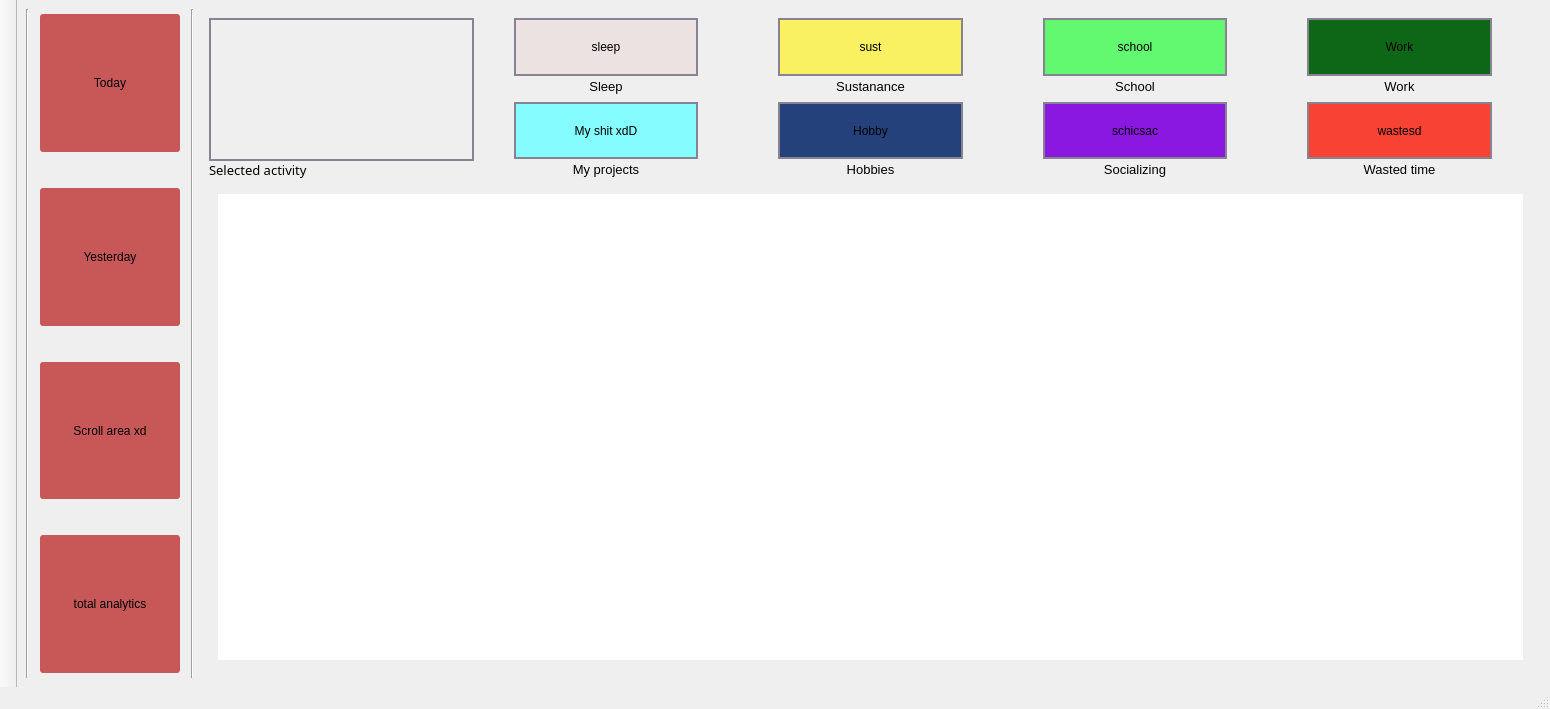
<?xml version="1.0" encoding="UTF-8"?>
<ui version="4.0">
 <class>MainWindow</class>
 <widget class="QMainWindow" name="MainWindow">
  <property name="geometry">
   <rect>
    <x>0</x>
    <y>0</y>
    <width>1550</width>
    <height>709</height>
   </rect>
  </property>
  <property name="windowTitle">
   <string>xDdD</string>
  </property>
  <property name="windowIcon">
   <iconset resource="images.qrc">
    <normaloff>:/res/checked.png</normaloff>:/res/checked.png</iconset>
  </property>
  <property name="autoFillBackground">
   <bool>false</bool>
  </property>
  <property name="styleSheet">
   <string notr="true">QGraphicsView {border:none}

QLabel {
qproperty-alignment: AlignCenter;
}</string>
  </property>
  <property name="tabShape">
   <enum>QTabWidget::Rounded</enum>
  </property>
  <widget class="QWidget" name="centralwidget">
   <layout class="QHBoxLayout" name="horizontalLayout_2">
    <item>
     <widget class="Line" name="line">
      <property name="orientation">
       <enum>Qt::Vertical</enum>
      </property>
     </widget>
    </item>
    <item>
     <layout class="QVBoxLayout" name="verticalLayout_3">
      <property name="spacing">
       <number>26</number>
      </property>
      <item>
       <widget class="QPushButton" name="today_button">
        <property name="sizePolicy">
         <sizepolicy hsizetype="Minimum" vsizetype="Preferred">
          <horstretch>0</horstretch>
          <verstretch>0</verstretch>
         </sizepolicy>
        </property>
        <property name="styleSheet">
         <string notr="true">QPushButton {background-color: rgb(200,88,88);
					    border-style:flat; border-radius:8px;
						border-width:10px;
border-color: gray}
QPushButton:hover { background-color: #C3884A }</string>
        </property>
        <property name="text">
         <string>Today</string>
        </property>
       </widget>
      </item>
      <item>
       <widget class="QPushButton" name="yesterday_button">
        <property name="sizePolicy">
         <sizepolicy hsizetype="Minimum" vsizetype="Preferred">
          <horstretch>0</horstretch>
          <verstretch>0</verstretch>
         </sizepolicy>
        </property>
        <property name="styleSheet">
         <string notr="true">QPushButton {background-color: rgb(200,88,88);
					    border-style:flat; border-radius:8px;
						border-width:10px;
border-color: gray}
QPushButton:hover { background-color: #C3884A }</string>
        </property>
        <property name="text">
         <string>Yesterday</string>
        </property>
       </widget>
      </item>
      <item>
       <widget class="QPushButton" name="scroll_button">
        <property name="sizePolicy">
         <sizepolicy hsizetype="Minimum" vsizetype="Preferred">
          <horstretch>0</horstretch>
          <verstretch>0</verstretch>
         </sizepolicy>
        </property>
        <property name="minimumSize">
         <size>
          <width>150</width>
          <height>0</height>
         </size>
        </property>
        <property name="palette">
         <palette>
          <active>
           <colorrole role="Button">
            <brush brushstyle="SolidPattern">
             <color alpha="255">
              <red>200</red>
              <green>88</green>
              <blue>88</blue>
             </color>
            </brush>
           </colorrole>
           <colorrole role="Base">
            <brush brushstyle="SolidPattern">
             <color alpha="255">
              <red>200</red>
              <green>88</green>
              <blue>88</blue>
             </color>
            </brush>
           </colorrole>
           <colorrole role="Window">
            <brush brushstyle="SolidPattern">
             <color alpha="255">
              <red>200</red>
              <green>88</green>
              <blue>88</blue>
             </color>
            </brush>
           </colorrole>
          </active>
          <inactive>
           <colorrole role="Button">
            <brush brushstyle="SolidPattern">
             <color alpha="255">
              <red>200</red>
              <green>88</green>
              <blue>88</blue>
             </color>
            </brush>
           </colorrole>
           <colorrole role="Base">
            <brush brushstyle="SolidPattern">
             <color alpha="255">
              <red>200</red>
              <green>88</green>
              <blue>88</blue>
             </color>
            </brush>
           </colorrole>
           <colorrole role="Window">
            <brush brushstyle="SolidPattern">
             <color alpha="255">
              <red>200</red>
              <green>88</green>
              <blue>88</blue>
             </color>
            </brush>
           </colorrole>
          </inactive>
          <disabled>
           <colorrole role="Button">
            <brush brushstyle="SolidPattern">
             <color alpha="255">
              <red>200</red>
              <green>88</green>
              <blue>88</blue>
             </color>
            </brush>
           </colorrole>
           <colorrole role="Base">
            <brush brushstyle="SolidPattern">
             <color alpha="255">
              <red>200</red>
              <green>88</green>
              <blue>88</blue>
             </color>
            </brush>
           </colorrole>
           <colorrole role="Window">
            <brush brushstyle="SolidPattern">
             <color alpha="255">
              <red>200</red>
              <green>88</green>
              <blue>88</blue>
             </color>
            </brush>
           </colorrole>
          </disabled>
         </palette>
        </property>
        <property name="styleSheet">
         <string notr="true">QPushButton {background-color: rgb(200,88,88);
					    border-style:flat; border-radius:8px;
						border-width:10px;
border-color: gray}
QPushButton:hover { background-color: #C3884A }</string>
        </property>
        <property name="text">
         <string>Scroll area xd</string>
        </property>
       </widget>
      </item>
      <item>
       <widget class="QPushButton" name="tot_anal_button">
        <property name="sizePolicy">
         <sizepolicy hsizetype="Minimum" vsizetype="Preferred">
          <horstretch>0</horstretch>
          <verstretch>0</verstretch>
         </sizepolicy>
        </property>
        <property name="styleSheet">
         <string notr="true">QPushButton {background-color: rgb(200,88,88);
					    border-style:flat; border-radius:8px;
						border-width:10px;
border-color: gray}
QPushButton:hover { background-color: #C3884A }</string>
        </property>
        <property name="text">
         <string>total analytics</string>
        </property>
       </widget>
      </item>
     </layout>
    </item>
    <item>
     <widget class="Line" name="line_2">
      <property name="orientation">
       <enum>Qt::Vertical</enum>
      </property>
     </widget>
    </item>
    <item>
     <layout class="QVBoxLayout" name="verticalLayout">
      <item>
       <widget class="QStackedWidget" name="stackedWidget">
        <property name="styleSheet">
         <string notr="true"/>
        </property>
        <property name="currentIndex">
         <number>0</number>
        </property>
        <widget class="QWidget" name="page_1">
         <property name="styleSheet">
          <string notr="true"/>
         </property>
         <layout class="QVBoxLayout" name="verticalLayout_2" stretch="1,3">
          <item>
           <layout class="QGridLayout" name="gridLayout" rowstretch="0,0">
            <property name="horizontalSpacing">
             <number>0</number>
            </property>
            <item row="1" column="5">
             <layout class="QVBoxLayout" name="button_option8" stretch="4,1">
              <property name="spacing">
               <number>0</number>
              </property>
              <property name="sizeConstraint">
               <enum>QLayout::SetMaximumSize</enum>
              </property>
              <property name="leftMargin">
               <number>40</number>
              </property>
              <property name="rightMargin">
               <number>40</number>
              </property>
              <item>
               <widget class="ColorButton" name="hobbies_button">
                <property name="sizePolicy">
                 <sizepolicy hsizetype="Minimum" vsizetype="Preferred">
                  <horstretch>0</horstretch>
                  <verstretch>0</verstretch>
                 </sizepolicy>
                </property>
                <property name="minimumSize">
                 <size>
                  <width>0</width>
                  <height>0</height>
                 </size>
                </property>
                <property name="autoFillBackground">
                 <bool>false</bool>
                </property>
                <property name="styleSheet">
                 <string notr="true">QPushButton {background-color:#24417C;
border-style: solid;
border-width: 2px;
border-color:#878391}</string>
                </property>
                <property name="text">
                 <string>Hobby</string>
                </property>
                <property name="flat">
                 <bool>true</bool>
                </property>
               </widget>
              </item>
              <item>
               <widget class="QLabel" name="hobbies_label">
                <property name="sizePolicy">
                 <sizepolicy hsizetype="Preferred" vsizetype="Minimum">
                  <horstretch>0</horstretch>
                  <verstretch>0</verstretch>
                 </sizepolicy>
                </property>
                <property name="minimumSize">
                 <size>
                  <width>20</width>
                  <height>20</height>
                 </size>
                </property>
                <property name="font">
                 <font>
                  <family>Segoe UI</family>
                  <pointsize>10</pointsize>
                 </font>
                </property>
                <property name="text">
                 <string>Hobbies</string>
                </property>
                <property name="alignment">
                 <set>Qt::AlignCenter</set>
                </property>
                <property name="buddy">
                 <cstring>hobbies_button</cstring>
                </property>
               </widget>
              </item>
             </layout>
            </item>
            <item row="0" column="7">
             <layout class="QVBoxLayout" name="button_option6" stretch="20,5">
              <property name="spacing">
               <number>0</number>
              </property>
              <property name="sizeConstraint">
               <enum>QLayout::SetMaximumSize</enum>
              </property>
              <property name="leftMargin">
               <number>40</number>
              </property>
              <property name="rightMargin">
               <number>40</number>
              </property>
              <item>
               <widget class="ColorButton" name="work_button">
                <property name="sizePolicy">
                 <sizepolicy hsizetype="Minimum" vsizetype="Preferred">
                  <horstretch>0</horstretch>
                  <verstretch>0</verstretch>
                 </sizepolicy>
                </property>
                <property name="minimumSize">
                 <size>
                  <width>0</width>
                  <height>0</height>
                 </size>
                </property>
                <property name="autoFillBackground">
                 <bool>false</bool>
                </property>
                <property name="styleSheet">
                 <string notr="true">QPushButton {background-color:#0E6716;
border-style: solid;
border-width: 2px;
border-color:#878391}

</string>
                </property>
                <property name="text">
                 <string>Work</string>
                </property>
                <property name="flat">
                 <bool>true</bool>
                </property>
               </widget>
              </item>
              <item>
               <widget class="QLabel" name="work_label">
                <property name="sizePolicy">
                 <sizepolicy hsizetype="Preferred" vsizetype="Minimum">
                  <horstretch>0</horstretch>
                  <verstretch>0</verstretch>
                 </sizepolicy>
                </property>
                <property name="minimumSize">
                 <size>
                  <width>20</width>
                  <height>20</height>
                 </size>
                </property>
                <property name="font">
                 <font>
                  <family>Segoe UI</family>
                  <pointsize>10</pointsize>
                 </font>
                </property>
                <property name="text">
                 <string>Work</string>
                </property>
                <property name="alignment">
                 <set>Qt::AlignCenter</set>
                </property>
                <property name="buddy">
                 <cstring>work_button</cstring>
                </property>
               </widget>
              </item>
             </layout>
            </item>
            <item row="0" column="6">
             <layout class="QVBoxLayout" name="button_option5" stretch="20,5">
              <property name="spacing">
               <number>0</number>
              </property>
              <property name="sizeConstraint">
               <enum>QLayout::SetMaximumSize</enum>
              </property>
              <property name="leftMargin">
               <number>40</number>
              </property>
              <property name="rightMargin">
               <number>40</number>
              </property>
              <item>
               <widget class="ColorButton" name="school_button">
                <property name="sizePolicy">
                 <sizepolicy hsizetype="Minimum" vsizetype="Preferred">
                  <horstretch>0</horstretch>
                  <verstretch>0</verstretch>
                 </sizepolicy>
                </property>
                <property name="minimumSize">
                 <size>
                  <width>0</width>
                  <height>0</height>
                 </size>
                </property>
                <property name="autoFillBackground">
                 <bool>false</bool>
                </property>
                <property name="styleSheet">
                 <string notr="true">QPushButton {background-color:#62F971;
border-style: solid;
border-width: 2px;
border-color:#878391}</string>
                </property>
                <property name="text">
                 <string>school</string>
                </property>
                <property name="flat">
                 <bool>true</bool>
                </property>
               </widget>
              </item>
              <item>
               <widget class="QLabel" name="school_label">
                <property name="sizePolicy">
                 <sizepolicy hsizetype="Preferred" vsizetype="Minimum">
                  <horstretch>0</horstretch>
                  <verstretch>0</verstretch>
                 </sizepolicy>
                </property>
                <property name="minimumSize">
                 <size>
                  <width>20</width>
                  <height>20</height>
                 </size>
                </property>
                <property name="font">
                 <font>
                  <family>Segoe UI</family>
                  <pointsize>10</pointsize>
                 </font>
                </property>
                <property name="text">
                 <string>School</string>
                </property>
                <property name="alignment">
                 <set>Qt::AlignCenter</set>
                </property>
                <property name="buddy">
                 <cstring>school_button</cstring>
                </property>
               </widget>
              </item>
             </layout>
            </item>
            <item row="1" column="6">
             <layout class="QVBoxLayout" name="button_option7" stretch="20,5">
              <property name="spacing">
               <number>0</number>
              </property>
              <property name="sizeConstraint">
               <enum>QLayout::SetMaximumSize</enum>
              </property>
              <property name="leftMargin">
               <number>40</number>
              </property>
              <property name="rightMargin">
               <number>40</number>
              </property>
              <item>
               <widget class="ColorButton" name="social_button">
                <property name="sizePolicy">
                 <sizepolicy hsizetype="Minimum" vsizetype="Preferred">
                  <horstretch>0</horstretch>
                  <verstretch>0</verstretch>
                 </sizepolicy>
                </property>
                <property name="minimumSize">
                 <size>
                  <width>0</width>
                  <height>0</height>
                 </size>
                </property>
                <property name="autoFillBackground">
                 <bool>false</bool>
                </property>
                <property name="styleSheet">
                 <string notr="true">QPushButton {background-color:#8B18E0;
border-style: solid;
border-width: 2px;
border-color:#878391}</string>
                </property>
                <property name="text">
                 <string>schicsac</string>
                </property>
                <property name="flat">
                 <bool>true</bool>
                </property>
               </widget>
              </item>
              <item>
               <widget class="QLabel" name="social_label">
                <property name="sizePolicy">
                 <sizepolicy hsizetype="Preferred" vsizetype="Minimum">
                  <horstretch>0</horstretch>
                  <verstretch>0</verstretch>
                 </sizepolicy>
                </property>
                <property name="minimumSize">
                 <size>
                  <width>20</width>
                  <height>20</height>
                 </size>
                </property>
                <property name="font">
                 <font>
                  <family>Segoe UI</family>
                  <pointsize>10</pointsize>
                 </font>
                </property>
                <property name="text">
                 <string>Socializing</string>
                </property>
                <property name="alignment">
                 <set>Qt::AlignCenter</set>
                </property>
                <property name="buddy">
                 <cstring>social_button</cstring>
                </property>
               </widget>
              </item>
             </layout>
            </item>
            <item row="1" column="7">
             <layout class="QVBoxLayout" name="button_option2" stretch="20,5">
              <property name="spacing">
               <number>0</number>
              </property>
              <property name="sizeConstraint">
               <enum>QLayout::SetMaximumSize</enum>
              </property>
              <property name="leftMargin">
               <number>40</number>
              </property>
              <property name="rightMargin">
               <number>40</number>
              </property>
              <item>
               <widget class="ColorButton" name="wasted_button">
                <property name="sizePolicy">
                 <sizepolicy hsizetype="Minimum" vsizetype="Preferred">
                  <horstretch>0</horstretch>
                  <verstretch>0</verstretch>
                 </sizepolicy>
                </property>
                <property name="minimumSize">
                 <size>
                  <width>0</width>
                  <height>0</height>
                 </size>
                </property>
                <property name="autoFillBackground">
                 <bool>false</bool>
                </property>
                <property name="styleSheet">
                 <string notr="true">QPushButton {background-color:#F84233;
border-style: solid;
border-width: 2px;
border-color:#878391}</string>
                </property>
                <property name="text">
                 <string>wastesd</string>
                </property>
                <property name="flat">
                 <bool>true</bool>
                </property>
               </widget>
              </item>
              <item>
               <widget class="QLabel" name="wasted_label">
                <property name="sizePolicy">
                 <sizepolicy hsizetype="Preferred" vsizetype="Minimum">
                  <horstretch>0</horstretch>
                  <verstretch>0</verstretch>
                 </sizepolicy>
                </property>
                <property name="minimumSize">
                 <size>
                  <width>20</width>
                  <height>20</height>
                 </size>
                </property>
                <property name="font">
                 <font>
                  <family>Segoe UI</family>
                  <pointsize>10</pointsize>
                 </font>
                </property>
                <property name="text">
                 <string>Wasted time</string>
                </property>
                <property name="alignment">
                 <set>Qt::AlignCenter</set>
                </property>
                <property name="buddy">
                 <cstring>wasted_button</cstring>
                </property>
               </widget>
              </item>
             </layout>
            </item>
            <item row="1" column="4">
             <layout class="QVBoxLayout" name="button_option7_2" stretch="20,5">
              <property name="spacing">
               <number>0</number>
              </property>
              <property name="sizeConstraint">
               <enum>QLayout::SetMaximumSize</enum>
              </property>
              <property name="leftMargin">
               <number>40</number>
              </property>
              <property name="rightMargin">
               <number>40</number>
              </property>
              <item>
               <widget class="ColorButton" name="project_button">
                <property name="sizePolicy">
                 <sizepolicy hsizetype="Minimum" vsizetype="Preferred">
                  <horstretch>0</horstretch>
                  <verstretch>0</verstretch>
                 </sizepolicy>
                </property>
                <property name="minimumSize">
                 <size>
                  <width>0</width>
                  <height>0</height>
                 </size>
                </property>
                <property name="autoFillBackground">
                 <bool>false</bool>
                </property>
                <property name="styleSheet">
                 <string notr="true">QPushButton {background-color:#85FCFF;
border-style: solid;
border-width: 2px;
border-color:#878391}</string>
                </property>
                <property name="text">
                 <string>My shit xdD</string>
                </property>
                <property name="flat">
                 <bool>true</bool>
                </property>
               </widget>
              </item>
              <item>
               <widget class="QLabel" name="project_label">
                <property name="sizePolicy">
                 <sizepolicy hsizetype="Preferred" vsizetype="Minimum">
                  <horstretch>0</horstretch>
                  <verstretch>0</verstretch>
                 </sizepolicy>
                </property>
                <property name="minimumSize">
                 <size>
                  <width>20</width>
                  <height>20</height>
                 </size>
                </property>
                <property name="font">
                 <font>
                  <family>Segoe UI</family>
                  <pointsize>10</pointsize>
                 </font>
                </property>
                <property name="text">
                 <string>My projects</string>
                </property>
                <property name="alignment">
                 <set>Qt::AlignCenter</set>
                </property>
                <property name="buddy">
                 <cstring>project_button</cstring>
                </property>
               </widget>
              </item>
             </layout>
            </item>
            <item row="0" column="5">
             <layout class="QVBoxLayout" name="button_option4" stretch="20,5">
              <property name="spacing">
               <number>0</number>
              </property>
              <property name="sizeConstraint">
               <enum>QLayout::SetMaximumSize</enum>
              </property>
              <property name="leftMargin">
               <number>40</number>
              </property>
              <property name="rightMargin">
               <number>40</number>
              </property>
              <item>
               <widget class="ColorButton" name="sust_button">
                <property name="sizePolicy">
                 <sizepolicy hsizetype="Minimum" vsizetype="Preferred">
                  <horstretch>0</horstretch>
                  <verstretch>0</verstretch>
                 </sizepolicy>
                </property>
                <property name="minimumSize">
                 <size>
                  <width>0</width>
                  <height>0</height>
                 </size>
                </property>
                <property name="autoFillBackground">
                 <bool>false</bool>
                </property>
                <property name="styleSheet">
                 <string notr="true">QPushButton {background-color:#F9F062;
border-style: solid;
border-width: 2px;
border-color:#878391}</string>
                </property>
                <property name="text">
                 <string>sust</string>
                </property>
                <property name="flat">
                 <bool>true</bool>
                </property>
               </widget>
              </item>
              <item>
               <widget class="QLabel" name="sust_label">
                <property name="sizePolicy">
                 <sizepolicy hsizetype="Preferred" vsizetype="Minimum">
                  <horstretch>0</horstretch>
                  <verstretch>0</verstretch>
                 </sizepolicy>
                </property>
                <property name="minimumSize">
                 <size>
                  <width>20</width>
                  <height>20</height>
                 </size>
                </property>
                <property name="font">
                 <font>
                  <family>Segoe UI</family>
                  <pointsize>10</pointsize>
                  <kerning>true</kerning>
                 </font>
                </property>
                <property name="text">
                 <string>Sustanance</string>
                </property>
                <property name="alignment">
                 <set>Qt::AlignCenter</set>
                </property>
                <property name="buddy">
                 <cstring>sust_button</cstring>
                </property>
               </widget>
              </item>
             </layout>
            </item>
            <item row="0" column="0" rowspan="2">
             <layout class="QVBoxLayout" name="selectedClr_layout" stretch="50,5">
              <item>
               <widget class="ColorButton" name="selected_button">
                <property name="sizePolicy">
                 <sizepolicy hsizetype="Minimum" vsizetype="Preferred">
                  <horstretch>0</horstretch>
                  <verstretch>0</verstretch>
                 </sizepolicy>
                </property>
                <property name="palette">
                 <palette>
                  <active/>
                  <inactive/>
                  <disabled/>
                 </palette>
                </property>
                <property name="autoFillBackground">
                 <bool>false</bool>
                </property>
                <property name="styleSheet">
                 <string notr="true">QPushButton {border-style: solid;
border-width: 2px;
border-color:#878391;}</string>
                </property>
                <property name="text">
                 <string/>
                </property>
                <property name="flat">
                 <bool>true</bool>
                </property>
               </widget>
              </item>
              <item>
               <widget class="QLabel" name="selected_label">
                <property name="font">
                 <font>
                  <family>Bahnschrift</family>
                  <pointsize>10</pointsize>
                 </font>
                </property>
                <property name="text">
                 <string>&lt;html&gt;&lt;head/&gt;&lt;body&gt;&lt;p&gt;&lt;span style=&quot; font-size:10pt;&quot;&gt;Selected activity&lt;/span&gt;&lt;/p&gt;&lt;/body&gt;&lt;/html&gt;</string>
                </property>
               </widget>
              </item>
             </layout>
            </item>
            <item row="0" column="4">
             <layout class="QVBoxLayout" name="button_option1" stretch="20,5">
              <property name="spacing">
               <number>0</number>
              </property>
              <property name="sizeConstraint">
               <enum>QLayout::SetMaximumSize</enum>
              </property>
              <property name="leftMargin">
               <number>40</number>
              </property>
              <property name="rightMargin">
               <number>40</number>
              </property>
              <item>
               <widget class="ColorButton" name="sleep_button">
                <property name="sizePolicy">
                 <sizepolicy hsizetype="Minimum" vsizetype="Preferred">
                  <horstretch>0</horstretch>
                  <verstretch>0</verstretch>
                 </sizepolicy>
                </property>
                <property name="minimumSize">
                 <size>
                  <width>0</width>
                  <height>0</height>
                 </size>
                </property>
                <property name="autoFillBackground">
                 <bool>false</bool>
                </property>
                <property name="styleSheet">
                 <string notr="true">QPushButton {background-color:#ECE2E1;
border-style: solid;
border-width: 2px;
border-color:#878391}</string>
                </property>
                <property name="text">
                 <string>sleep</string>
                </property>
                <property name="checkable">
                 <bool>false</bool>
                </property>
                <property name="flat">
                 <bool>true</bool>
                </property>
               </widget>
              </item>
              <item>
               <widget class="QLabel" name="sleep_label">
                <property name="sizePolicy">
                 <sizepolicy hsizetype="Preferred" vsizetype="Minimum">
                  <horstretch>0</horstretch>
                  <verstretch>0</verstretch>
                 </sizepolicy>
                </property>
                <property name="minimumSize">
                 <size>
                  <width>20</width>
                  <height>20</height>
                 </size>
                </property>
                <property name="font">
                 <font>
                  <family>Segoe UI</family>
                  <pointsize>10</pointsize>
                 </font>
                </property>
                <property name="text">
                 <string>Sleep</string>
                </property>
                <property name="alignment">
                 <set>Qt::AlignCenter</set>
                </property>
                <property name="buddy">
                 <cstring>sleep_button</cstring>
                </property>
               </widget>
              </item>
             </layout>
            </item>
           </layout>
          </item>
          <item>
           <widget class="QStackedWidget" name="stackedWidget_small">
            <property name="currentIndex">
             <number>0</number>
            </property>
            <widget class="QWidget" name="page_today">
             <layout class="QHBoxLayout" name="horizontalLayout_3">
              <item>
               <widget class="QGraphicsView" name="graphicsView_today"/>
              </item>
             </layout>
            </widget>
            <widget class="QWidget" name="page_yesterday">
             <layout class="QHBoxLayout" name="horizontalLayout_4">
              <item>
               <widget class="QGraphicsView" name="graphicsView_yesterday"/>
              </item>
             </layout>
            </widget>
           </widget>
          </item>
         </layout>
        </widget>
        <widget class="QWidget" name="page_2">
         <layout class="QHBoxLayout" name="horizontalLayout">
          <item>
           <widget class="QGraphicsView" name="scroll_view"/>
          </item>
         </layout>
        </widget>
        <widget class="QWidget" name="page_3">
         <layout class="QVBoxLayout" name="verticalLayout_4">
          <item>
           <widget class="QChartView" name="chartView"/>
          </item>
         </layout>
        </widget>
        <widget class="QWidget" name="page_4">
         <widget class="QToolButton" name="toolButton">
          <property name="geometry">
           <rect>
            <x>160</x>
            <y>160</y>
            <width>31</width>
            <height>41</height>
           </rect>
          </property>
          <property name="layoutDirection">
           <enum>Qt::LeftToRight</enum>
          </property>
          <property name="styleSheet">
           <string notr="true"/>
          </property>
          <property name="text">
           <string>Bruh</string>
          </property>
          <property name="icon">
           <iconset resource="images.qrc">
            <normaloff>:/res/checked.png</normaloff>:/res/checked.png</iconset>
          </property>
          <property name="toolButtonStyle">
           <enum>Qt::ToolButtonTextUnderIcon</enum>
          </property>
         </widget>
        </widget>
       </widget>
      </item>
     </layout>
    </item>
   </layout>
  </widget>
  <widget class="QStatusBar" name="statusbar"/>
  <widget class="QToolBar" name="toolBar">
   <property name="windowTitle">
    <string>toolBar</string>
   </property>
   <property name="styleSheet">
    <string notr="true">QToolButton {background-color:cyan}
</string>
   </property>
   <property name="movable">
    <bool>false</bool>
   </property>
   <property name="allowedAreas">
    <set>Qt::AllToolBarAreas</set>
   </property>
   <property name="orientation">
    <enum>Qt::Vertical</enum>
   </property>
   <property name="iconSize">
    <size>
     <width>32</width>
     <height>32</height>
    </size>
   </property>
   <attribute name="toolBarArea">
    <enum>LeftToolBarArea</enum>
   </attribute>
   <attribute name="toolBarBreak">
    <bool>false</bool>
   </attribute>
  </widget>
 </widget>
 <customwidgets>
  <customwidget>
   <class>QChartView</class>
   <extends>QGraphicsView</extends>
   <header>QtCharts</header>
  </customwidget>
  <customwidget>
   <class>ColorButton</class>
   <extends>QPushButton</extends>
   <header location="global">colorbutton.h</header>
  </customwidget>
 </customwidgets>
 <resources>
  <include location="images.qrc"/>
 </resources>
 <connections/>
</ui>
